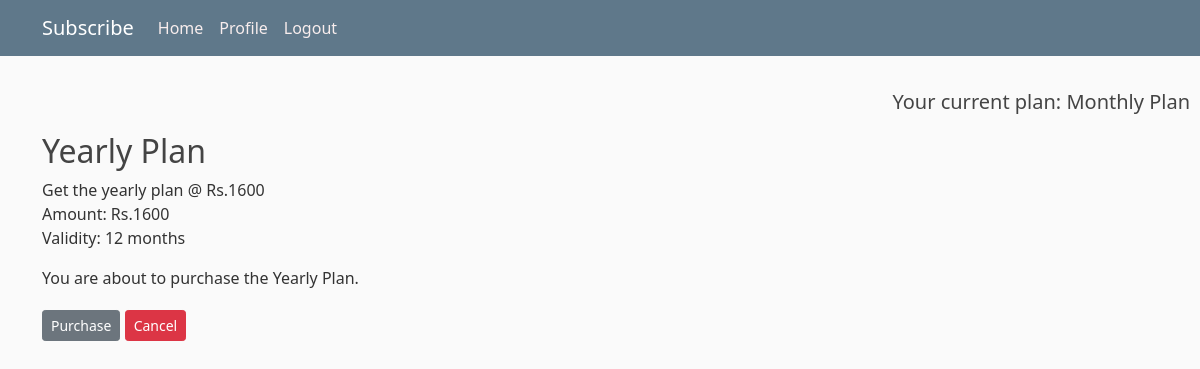
Before: /plan/4 (signed in) with the older database file.
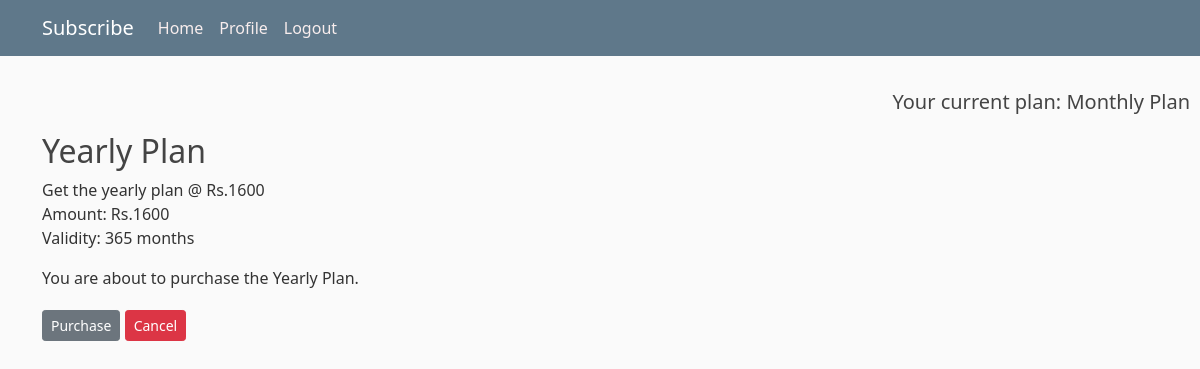
After: the same page with the newer database file.
### users/models.py (models this page shows)
class Plan(models.Model):
    plan_name = models.CharField(max_length=100)
    amount = models.PositiveIntegerField()
    description = models.TextField()
    validity = models.IntegerField(default=0)
    def __str__(self):
        return self.plan_name

### users/views.py (the view)
# urls.py: path('plan/<int:pk>', user_view.plan_update, name='plan-detail'),
@login_required
def plan_update(request, pk=1):
    if request.method == 'POST':
        plan_id = int(request.POST.get('plan_id'))
        plan = get_object_or_404(Plan, pk=pk)
        Profile.objects.filter(user=request.user).update(plan_name=plan,
                                                               subs_date=datetime.datetime.now(),
                                                         active_subs=True)
        messages.success(request, f'You have been subscribed!')
        return redirect('user-home')
    else:
        plan = get_object_or_404(Plan, pk=pk)
        context = {
            'plan': plan
            }
        return render(request, 'users/plan_detail.html', context)

### users/templates/users/plan_detail.html (shortened to what this page needs)
{% extends "users/base.html" %}
{% block content %}
        <h2 class="article-title">{{ plan.plan_name }}</h2>
        <p class="article-content">{{ plan.description }}<br>Amount: Rs.{{ plan.amount }}<br>Validity: {{plan.validity}} months</p>
        <p>You are about to purchase the {{ plan.plan_name }}.</p>
      </div>
  <div>
      <form method="POST">
          <input class="btn btn-secondary btn-sm mt-1 mb-1" type="submit" value="Purchase">
          <a class="btn btn-danger btn-sm mt-1 mb-1" href="{% url 'user-home' %}">Cancel</a>
      </form>
  </div>
{% endblock %}

Changed rows visible on the page:
changed Plan "Yearly Plan": validity "12" → "365"
